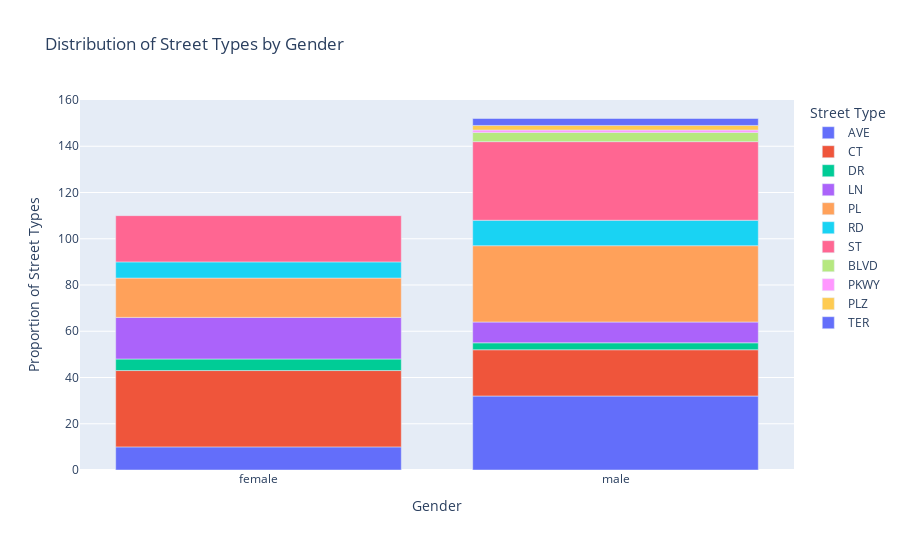

The notebook cell saved with this chart:
### Code cell
# Creating 100% stacked bar chart to show whether women get different types of streets than men
import plotly.express as px

fig = px.bar(
    streettype_gender,
    x="gender_guess",
    y="count",
    color="street_type",
    title="Distribution of Street Types by Gender",
    labels={
        "gender_guess": "Gender",
        "street_type": "Street Type",
        "count": "Number of Streets"
    },
    barmode="relative"  # makes it 100% stacked
)

fig.update_layout(
    yaxis=dict(title="Proportion of Street Types"),
    height=550
)

fig.show()

### Figure 1 — Plotly figure (JSON) as saved in the notebook; plotly's stock layout.template omitted (floating-point values rounded to 4 significant figures)
{"data": [{"hovertemplate": "Street Type=AVE<br>Gender=%{x}<br>Number of Streets=%{y}<extra></extra>", "legendgroup": "AVE", "marker": {"color": "#636efa", "pattern": {"shape": ""}}, "name": "AVE", "orientation": "v", "showlegend": true, "textposition": "auto", "type": "bar", "x": ["female", "male"], "xaxis": "x", "y": [10, 32], "yaxis": "y"}, {"hovertemplate": "Street Type=CT<br>Gender=%{x}<br>Number of Streets=%{y}<extra></extra>", "legendgroup": "CT", "marker": {"color": "#EF553B", "pattern": {"shape": ""}}, "name": "CT", "orientation": "v", "showlegend": true, "textposition": "auto", "type": "bar", "x": ["female", "male"], "xaxis": "x", "y": [33, 20], "yaxis": "y"}, {"hovertemplate": "Street Type=DR<br>Gender=%{x}<br>Number of Streets=%{y}<extra></extra>", "legendgroup": "DR", "marker": {"color": "#00cc96", "pattern": {"shape": ""}}, "name": "DR", "orientation": "v", "showlegend": true, "textposition": "auto", "type": "bar", "x": ["female", "male"], "xaxis": "x", "y": [5, 3], "yaxis": "y"}, {"hovertemplate": "Street Type=LN<br>Gender=%{x}<br>Number of Streets=%{y}<extra></extra>", "legendgroup": "LN", "marker": {"color": "#ab63fa", "pattern": {"shape": ""}}, "name": "LN", "orientation": "v", "showlegend": true, "textposition": "auto", "type": "bar", "x": ["female", "male"], "xaxis": "x", "y": [18, 9], "yaxis": "y"}, {"hovertemplate": "Street Type=PL<br>Gender=%{x}<br>Number of Streets=%{y}<extra></extra>", "legendgroup": "PL", "marker": {"color": "#FFA15A", "pattern": {"shape": ""}}, "name": "PL", "orientation": "v", "showlegend": true, "textposition": "auto", "type": "bar", "x": ["female", "male"], "xaxis": "x", "y": [17, 33], "yaxis": "y"}, {"hovertemplate": "Street Type=RD<br>Gender=%{x}<br>Number of Streets=%{y}<extra></extra>", "legendgroup": "RD", "marker": {"color": "#19d3f3", "pattern": {"shape": ""}}, "name": "RD", "orientation": "v", "showlegend": true, "textposition": "auto", "type": "bar", "x": ["female", "male"], "xaxis": "x", "y": [7, 11], "yaxis": "y"}, {"hovertemplate": "Street Type=ST<br>Gender=%{x}<br>Number of Streets=%{y}<extra></extra>", "legendgroup": "ST", "marker": {"color": "#FF6692", "pattern": {"shape": ""}}, "name": "ST", "orientation": "v", "showlegend": true, "textposition": "auto", "type": "bar", "x": ["female", "male"], "xaxis": "x", "y": [20, 34], "yaxis": "y"}, {"hovertemplate": "Street Type=BLVD<br>Gender=%{x}<br>Number of Streets=%{y}<extra></extra>", "legendgroup": "BLVD", "marker": {"color": "#B6E880", "pattern": {"shape": ""}}, "name": "BLVD", "orientation": "v", "showlegend": true, "textposition": "auto", "type": "bar", "x": ["male"], "xaxis": "x", "y": [4], "yaxis": "y"}, {"hovertemplate": "Street Type=PKWY<br>Gender=%{x}<br>Number of Streets=%{y}<extra></extra>", "legendgroup": "PKWY", "marker": {"color": "#FF97FF", "pattern": {"shape": ""}}, "name": "PKWY", "orientation": "v", "showlegend": true, "textposition": "auto", "type": "bar", "x": ["male"], "xaxis": "x", "y": [1], "yaxis": "y"}, {"hovertemplate": "Street Type=PLZ<br>Gender=%{x}<br>Number of Streets=%{y}<extra></extra>", "legendgroup": "PLZ", "marker": {"color": "#FECB52", "pattern": {"shape": ""}}, "name": "PLZ", "orientation": "v", "showlegend": true, "textposition": "auto", "type": "bar", "x": ["male"], "xaxis": "x", "y": [2], "yaxis": "y"}, {"hovertemplate": "Street Type=TER<br>Gender=%{x}<br>Number of Streets=%{y}<extra></extra>", "legendgroup": "TER", "marker": {"color": "#636efa", "pattern": {"shape": ""}}, "name": "TER", "orientation": "v", "showlegend": true, "textposition": "auto", "type": "bar", "x": ["male"], "xaxis": "x", "y": [3], "yaxis": "y"}], "layout": {"barmode": "relative", "height": 550, "legend": {"title": {"text": "Street Type"}, "tracegroupgap": 0}, "title": {"text": "Distribution of Street Types by Gender"}, "xaxis": {"anchor": "y", "domain": [0, 1], "title": {"text": "Gender"}}, "yaxis": {"anchor": "x", "domain": [0, 1], "title": {"text": "Proportion of Street Types"}}}}
